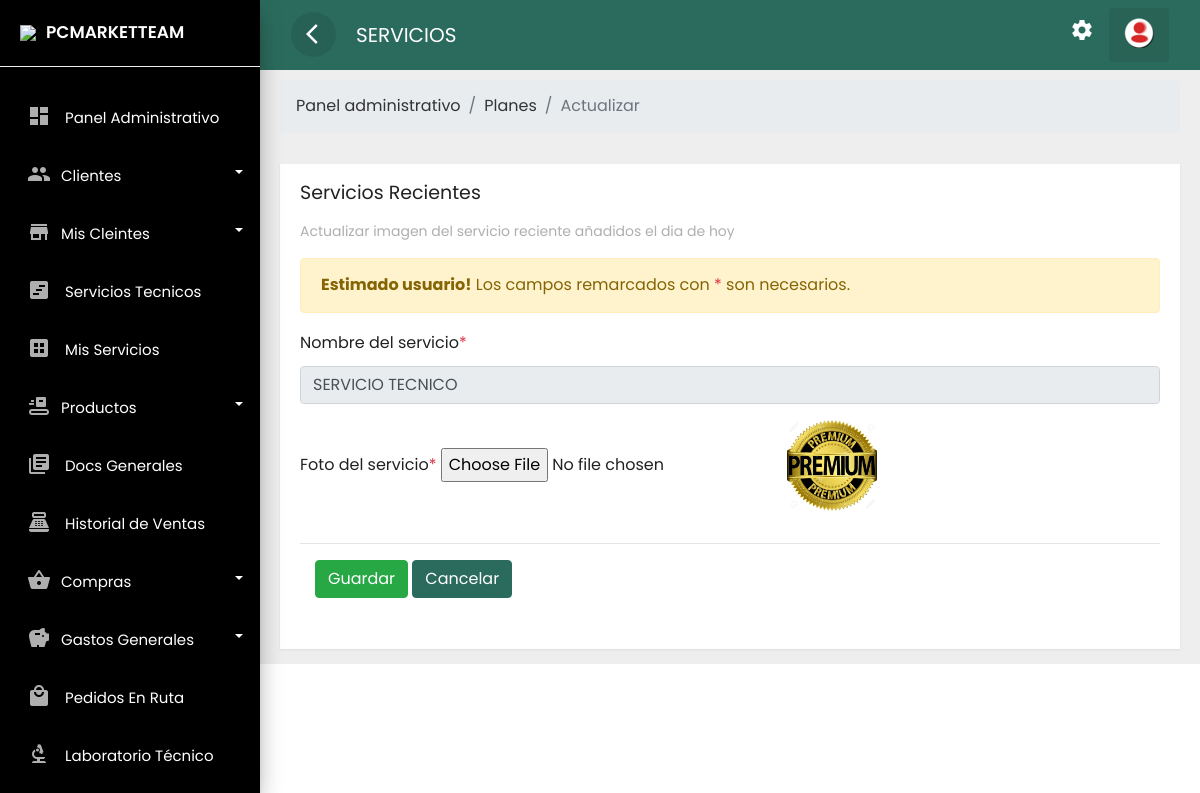
Before: /frontend/plan/foto.php?id=5 (signed in) with the older database file.
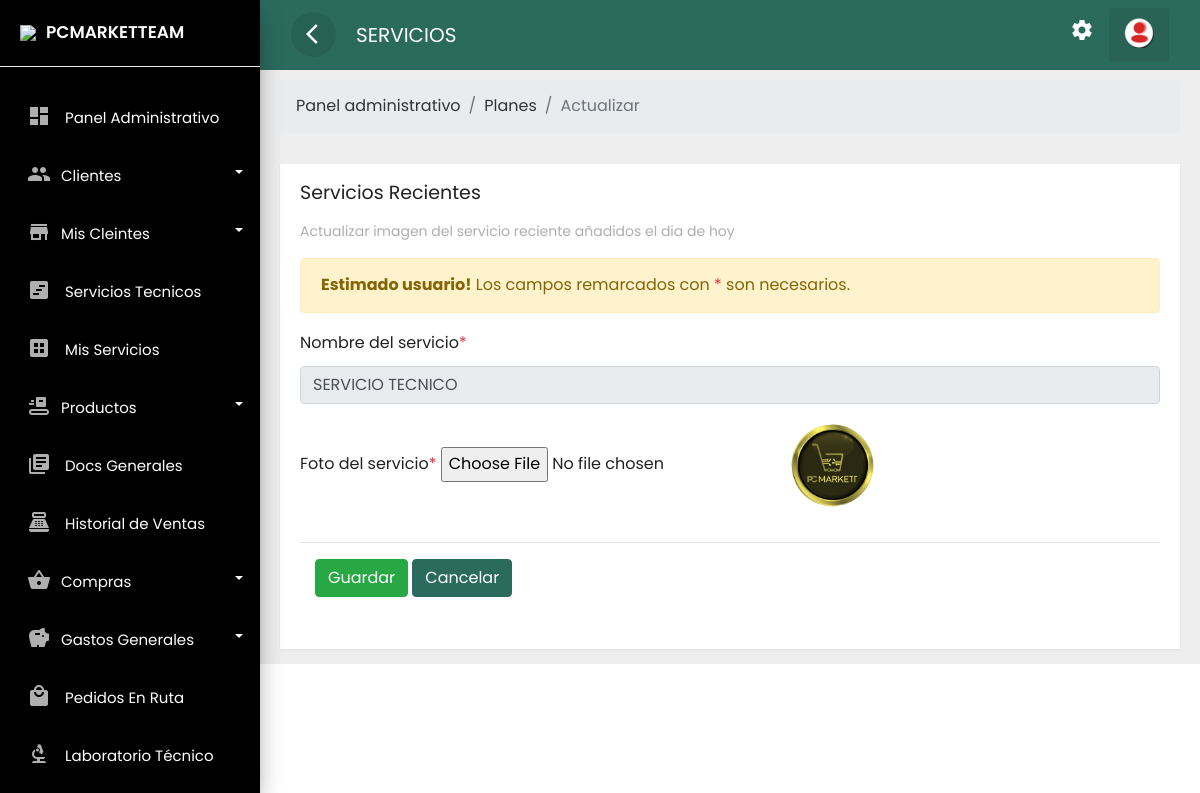
After: the same page with the newer database file.
### tables this page shows
CREATE TABLE `plan` (
  `idplan` int(11) NOT NULL,
  `foto` text NOT NULL,
  `nompla` text NOT NULL,
  `estp` varchar(15) NOT NULL,
  `prec` decimal(10,2) NOT NULL,
  `fere` timestamp NOT NULL DEFAULT current_timestamp()
);

### frontend/plan/foto.php (the view, shortened to what the changed rows need)
<?php if(isset($_SESSION['id'])) { ?>
<!doctype html>
<html lang="es">
<head>
    <link rel="stylesheet" href="../../backend/css/bootstrap.min.css">
    <link rel="stylesheet" href="../../backend/css/custom.css">
    <link rel="stylesheet" href="../../backend/css/loader.css">
</head>
<body>
    <div class="wrapper">
        <div id="content">
            <div class="main-content">
                <div class="row ">
                    <div class="col-lg-12 col-md-12">
                        <div class="card" style="min-height: 485px">
                            <div class="card-content table-responsive">
                                <?php
                                    require '../../backend/bd/ctconex.php';
                                    $id = $_GET['id'];
                                    $sentencia = $connect->prepare("SELECT * FROM plan WHERE idplan= '$id';");
                                    $sentencia->execute();
                                    $data =  array();
                                    if($sentencia){
                                      while($r = $sentencia->fetchObject()){
                                        $data[] = $r;
                                      }
                                    }
                                      ?>
                                <?php if(count($data)>0):?>
                                <?php foreach($data as $f):?>
                                <form enctype="multipart/form-data" method="POST" autocomplete="off">
                                    <div class="row">
                                        <div class="col-md-12 col-lg-12">
                                            <div class="form-group">
                                                <label for="email">Nombre del servicio<span
                                                        class="text-danger">*</span></label>
                                                <input type="text" readonly value="<?php echo  $f->nompla  ; ?>"
                                                    class="form-control" name="txtnampla" required
                                                    placeholder="Nombre del servicio">
                                            </div>
                                        </div>
                                    </div>
                                    <div class="row">
                                        <div class="col-md-12 col-lg-12">
                                            <div class="form-group">
                                                <label for="email">Foto del servicio<span
                                                        class="text-danger">*</span></label>
                                                <input type="file" required id="imagen" name="foto"
                                                    onchange="readURL(this);" data-toggle="tooltip">
                                                <img id="blah" src="../../backend/img/subidas/<?php echo $f->foto; ?>"
                                                    width="100" heigth="100" alt="your image" style="max-width:90px;" />
                                            </div>
                                        </div>
                                    </div>
                                    <hr>
                                    <div class="form-group">
                                        <div class="col-sm-12">
                                            <button name='stupdplanft'
                                                class="btn btn-success text-white">Guardar</button>
                                            <a class="btn btn-danger text-white" href="../plan/mostrar.php">Cancelar</a>
                                        </div>
                                    </div>
                                </form>
                                <?php endforeach; ?>
                                <?php else:?>
                                <div class="alert alert-warning" role="alert">
                                    No se encontró ningún dato!
                                </div>
                                <?php endif; ?>
                            </div>
                        </div>
                    </div>
                </div>
            </div>
        </div>
    </div>
</body>
</html>
<?php }else{
    header('Location: ../error404.php');
 } ?>

Changed rows visible on the page:
changed plan "SERVICIO TECNICO": foto: a different picture
